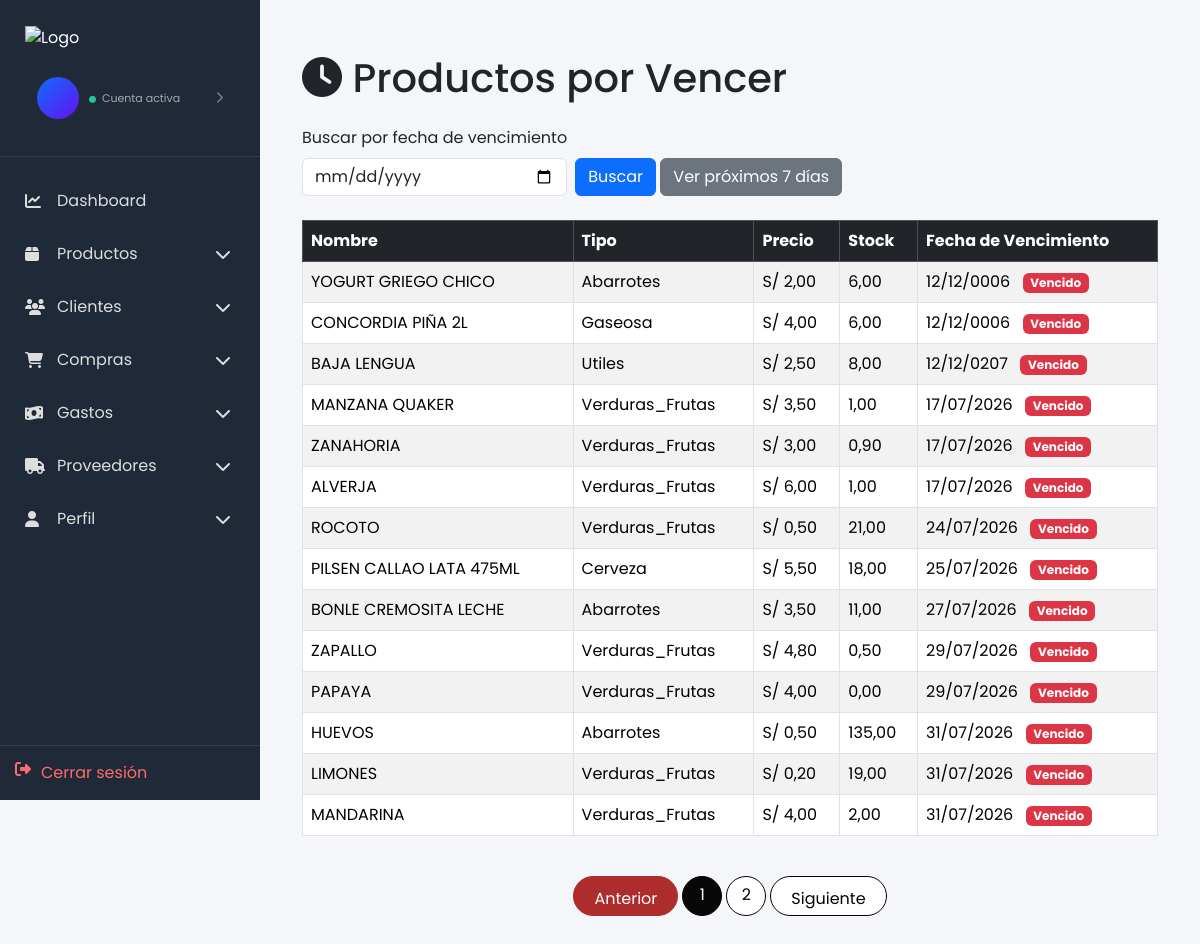
The page /productos/vencer/ on the database as committed earlier.
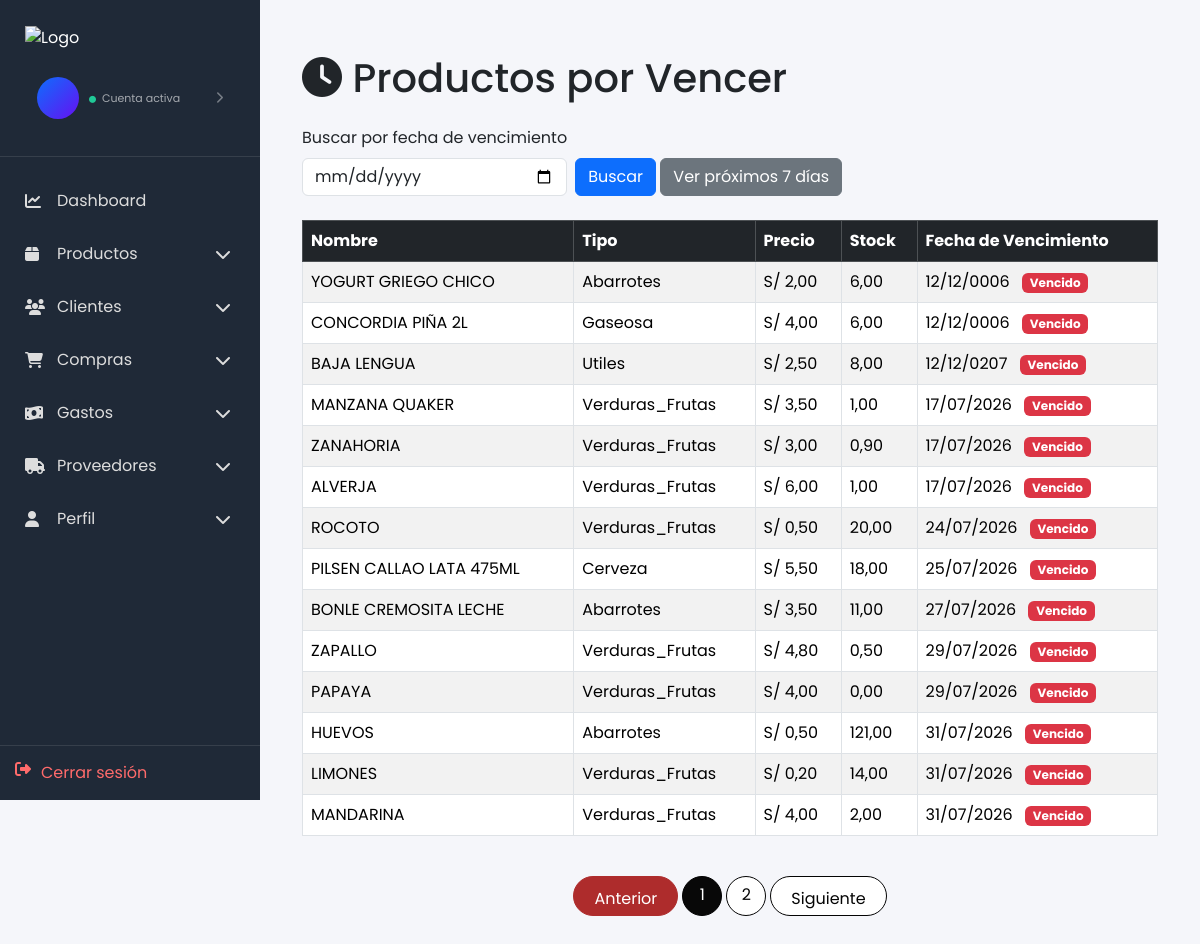
The same page on the database as committed later.
### productos/models.py (models this page shows, shortened)
class Producto(models.Model):
    nombre = models.CharField(max_length=200)
    precio = models.DecimalField(max_digits=10, decimal_places=2)
    costo = models.DecimalField(max_digits=10, decimal_places=2, default=0.00)
    stock = models.DecimalField(max_digits=10, decimal_places=2, default=0.00)
    tipoProducto = models.CharField(max_length=100)
    unidadMedida = models.CharField(max_length=50, blank=True)
    fechaVencimiento = models.DateField(blank=True, null=True)
    detalle = models.TextField(blank=True)
    imagen = models.CharField(max_length=255, blank=True)
    created_at = models.DateTimeField(auto_now_add=True)
    updated_at = models.DateTimeField(auto_now=True)

### productos/views.py (the view)
# urls.py: path('vencer/', views.productos_vencer, name='productos_vencer'),
def productos_vencer(request):
	fecha_str = request.GET.get('fecha', '').strip()
	hoy = timezone.now().date()
	hasta = hoy + datetime.timedelta(days=7)
	productos = Producto.objects.filter(fechaVencimiento__isnull=False)
	if fecha_str:
		try:
			fecha = datetime.datetime.strptime(fecha_str, '%Y-%m-%d').date()
			productos = productos.filter(fechaVencimiento=fecha).order_by('fechaVencimiento')
		except ValueError:
			messages.warning(request, 'Formato de fecha inválido. Usa YYYY-MM-DD.')
			productos = Producto.objects.none()
	else:
		productos = productos.filter(fechaVencimiento__lte=hasta).order_by('fechaVencimiento')
	paginator = Paginator(productos, 14)
	page_number = request.GET.get('page')
	page_obj = paginator.get_page(page_number)
	return render(request, 'productos/productos_vencer.html', {
		'page_obj': page_obj,
		'fecha_busqueda': fecha_str,
		'hoy': hoy,
		'hasta': hasta,
	})

### productos/templates/productos/productos_vencer.html (shortened to what this page needs)
{% extends 'base_admin.html' %}
{% block content %}
<br>
<div class="container">
	<h1 class="mb-4"><i class="fas fa-clock"></i> Productos por Vencer</h1>
	<form method="get" class="row g-2 mb-4">
		<div class="col-auto">
			<label for="fecha" class="form-label">Buscar por fecha de vencimiento</label>
			<input type="date" id="fecha" name="fecha" class="form-control" value="{{ fecha_busqueda }}">
		</div>
		<div class="col-auto align-self-end">
			<button type="submit" class="btn btn-primary mt-2">Buscar</button>
			<a href="{% url 'productos_vencer' %}" class="btn btn-secondary mt-2">Ver próximos 7 días</a>
		</div>
	</form>
	{% if page_obj and page_obj.object_list %}
		<div class="table-responsive">
			<table class="table table-striped table-hover table-bordered">
				<thead class="table-dark">
					<tr>
						<th>Nombre</th>
						<th>Tipo</th>
						<th>Precio</th>
						<th>Stock</th>
						<th>Fecha de Vencimiento</th>
					</tr>
				</thead>
				<tbody>
					{% for producto in page_obj.object_list %}
					<tr>
						<td>{{ producto.nombre }}</td>
						<td>{{ producto.tipoProducto }}</td>
						<td>S/ {{ producto.precio }}</td>
						<td>{{ producto.stock }}</td>
						<td>
							{{ producto.fechaVencimiento|date:'d/m/Y' }}
							{% if producto.fechaVencimiento < hoy %}
								<span class="badge bg-danger text-white ms-2">Vencido</span>
							{% elif producto.fechaVencimiento <= hasta %}
								<span class="badge bg-warning text-dark ms-2">Próximo</span>
							{% endif %}
						</td>
					</tr>
					{% endfor %}
				</tbody>
			</table>
		</div>
		<nav aria-label="Paginación" class="mt-4">
            <ul class="pagination justify-content-center">
                {% if page_obj.has_previous %}
                <li class="page-item">
                    <a class="page-link" href="?q={{ query }}&tipo={{ tipo }}&page={{ page_obj.previous_page_number }}">Anterior</a>
                </li>
                {% else %}
                <li class="page-item disabled"><span class="page-link">Anterior</span></li>
                {% endif %}
                {% for num in page_obj.paginator.page_range %}
                {% if num == page_obj.number %}
                    <li class="page-item active"><span class="page-link">{{ num }}</span></li>
                {% elif num >= page_obj.number|add:'-2' and num <= page_obj.number|add:'2' %}
                    <li class="page-item"><a class="page-link" href="?q={{ query }}&tipo={{ tipo }}&page={{ num }}">{{ num }}</a></li>
                {% endif %}
                {% endfor %}
                {% if page_obj.has_next %}
                <li class="page-item">
                    <a class="page-link" href="?q={{ query }}&tipo={{ tipo }}&page={{ page_obj.next_page_number }}">Siguiente</a>
                </li>
                {% else %}
                <li class="page-item disabled"><span class="page-link">Siguiente</span></li>
                {% endif %}
            </ul>
        </nav>
	{% else %}
		<div class="alert alert-info">No hay productos con fecha de vencimiento en el rango seleccionado.</div>
	{% endif %}
</div>
<br>
{% endblock %}

Rows that differ between the two databases and show on the page:
changed Producto "ROCOTO": stock "21,00" → "20,00"
changed Producto "HUEVOS": stock "135,00" → "121,00"
changed Producto "LIMONES": stock "19,00" → "14,00"
